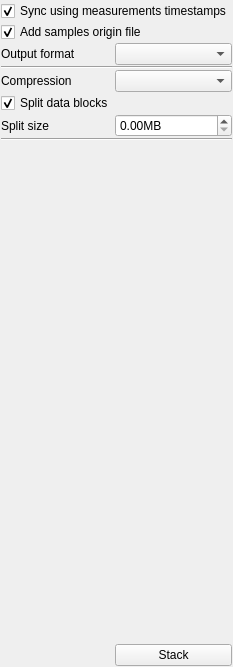
      <widget class="QWidget" name="stack_tab">
       <attribute name="icon">
        <iconset resource="resource.qrc">
         <normaloff>:/stack.png</normaloff>:/stack.png</iconset>
       </attribute>
       <attribute name="title">
        <string>Stack</string>
       </attribute>
       <layout class="QGridLayout" name="gridLayout_8" columnstretch="0,1">
        <property name="leftMargin">
  <number>1</number>
</property>
        <property name="topMargin">
  <number>1</number>
</property>
        <property name="rightMargin">
  <number>1</number>
</property>
        <property name="bottomMargin">
  <number>1</number>
</property>
        <property name="spacing">
  <number>1</number>
</property>
        <item row="0" column="0" colspan="2">
         <widget class="QCheckBox" name="stack_sync">
          <property name="text">
           <string>Sync using measurements timestamps</string>
          </property>
          <property name="checked">
           <bool>true</bool>
          </property>
         </widget>
        </item>
        <item row="1" column="0" colspan="2">
         <widget class="QCheckBox" name="stack_add_samples_origin">
          <property name="text">
           <string>Add samples origin file</string>
          </property>
          <property name="checked">
           <bool>true</bool>
          </property>
         </widget>
        </item>
        <item row="2" column="0">
         <widget class="QLabel" name="label_26">
          <property name="text">
           <string>Output format</string>
          </property>
         </widget>
        </item>
        <item row="2" column="1">
         <widget class="QComboBox" name="stack_format"/>
        </item>
        <item row="3" column="0" colspan="2">
         <widget class="Line" name="line_8">
          <property name="orientation">
           <enum>Qt::Orientation::Horizontal</enum>
          </property>
         </widget>
        </item>
        <item row="4" column="0">
         <widget class="QLabel" name="label_25">
          <property name="text">
           <string>Compression</string>
          </property>
         </widget>
        </item>
        <item row="4" column="1">
         <widget class="QComboBox" name="stack_compression"/>
        </item>
        <item row="5" column="0">
         <widget class="QCheckBox" name="stack_split">
          <property name="text">
           <string>Split data blocks</string>
          </property>
          <property name="checked">
           <bool>true</bool>
          </property>
         </widget>
        </item>
        <item row="6" column="0">
         <widget class="QLabel" name="label_23">
          <property name="text">
           <string>Split size </string>
          </property>
         </widget>
        </item>
        <item row="6" column="1">
         <widget class="QDoubleSpinBox" name="stack_split_size">
          <property name="suffix">
           <string>MB</string>
          </property>
          <property name="maximum">
           <double>4.000000000000000</double>
          </property>
         </widget>
        </item>
        <item row="7" column="0" colspan="2">
         <widget class="Line" name="line_7">
          <property name="orientation">
           <enum>Qt::Orientation::Horizontal</enum>
          </property>
         </widget>
        </item>
        <item row="8" column="1">
         <spacer name="verticalSpacer_7">
          <property name="orientation">
           <enum>Qt::Orientation::Vertical</enum>
          </property>
          <property name="sizeHint" stdset="0">
           <size>
            <width>20</width>
            <height>502</height>
           </size>
          </property>
         </spacer>
        </item>
        <item row="9" column="1">
         <widget class="QPushButton" name="stack_btn">
          <property name="text">
           <string>Stack</string>
          </property>
          <property name="icon">
           <iconset resource="resource.qrc">
            <normaloff>:/stack.png</normaloff>:/stack.png</iconset>
          </property>
         </widget>
        </item>
       </layout>
      </widget>
